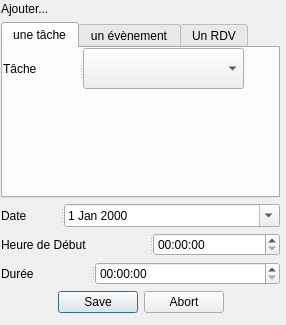
<?xml version="1.0" encoding="UTF-8"?>
<ui version="4.0">
 <class>ajoutProgrammation</class>
 <widget class="QDialog" name="ajoutProgrammation">
  <property name="geometry">
   <rect>
    <x>0</x>
    <y>0</y>
    <width>286</width>
    <height>325</height>
   </rect>
  </property>
  <property name="windowTitle">
   <string>Dialog</string>
  </property>
  <widget class="QWidget" name="layoutWidget">
   <property name="geometry">
    <rect>
     <x>1</x>
     <y>2</y>
     <width>279</width>
     <height>311</height>
    </rect>
   </property>
   <layout class="QVBoxLayout" name="verticalLayout_2">
    <item>
     <widget class="QLabel" name="label">
      <property name="text">
       <string>Ajouter...</string>
      </property>
     </widget>
    </item>
    <item>
     <widget class="QTabWidget" name="selection_type">
      <property name="toolTip">
       <string>&lt;html&gt;&lt;head/&gt;&lt;body&gt;&lt;p&gt;Braou&lt;/p&gt;&lt;/body&gt;&lt;/html&gt;</string>
      </property>
      <property name="currentIndex">
       <number>0</number>
      </property>
      <widget class="QWidget" name="ajoutTache">
       <attribute name="title">
        <string>une tâche</string>
       </attribute>
       <widget class="QWidget" name="layoutWidget">
        <property name="geometry">
         <rect>
          <x>0</x>
          <y>0</y>
          <width>241</width>
          <height>41</height>
         </rect>
        </property>
        <layout class="QVBoxLayout" name="verticalLayout">
         <item>
          <widget class="QSplitter" name="splitter_3">
           <property name="orientation">
            <enum>Qt::Horizontal</enum>
           </property>
           <widget class="QLabel" name="Precedee_Lab_2">
            <property name="text">
             <string>Tâche</string>
            </property>
           </widget>
           <widget class="QComboBox" name="tache_box"/>
          </widget>
         </item>
        </layout>
       </widget>
      </widget>
      <widget class="QWidget" name="ajoutEvent">
       <attribute name="title">
        <string>un évènement</string>
       </attribute>
       <widget class="QWidget" name="layoutWidget">
        <property name="geometry">
         <rect>
          <x>0</x>
          <y>0</y>
          <width>251</width>
          <height>41</height>
         </rect>
        </property>
        <layout class="QVBoxLayout" name="verticalLayout_3">
         <item>
          <widget class="QSplitter" name="splitter_6">
           <property name="orientation">
            <enum>Qt::Horizontal</enum>
           </property>
           <widget class="QLabel" name="Precedee_Lab_3">
            <property name="text">
             <string>Nom</string>
            </property>
           </widget>
           <widget class="QLineEdit" name="nom_evt"/>
          </widget>
         </item>
        </layout>
       </widget>
      </widget>
      <widget class="QWidget" name="AjoutRDV">
       <attribute name="title">
        <string>Un RDV</string>
       </attribute>
       <widget class="QWidget" name="layoutWidget">
        <property name="geometry">
         <rect>
          <x>0</x>
          <y>0</y>
          <width>241</width>
          <height>111</height>
         </rect>
        </property>
        <layout class="QVBoxLayout" name="verticalLayout_4">
         <item>
          <widget class="QLabel" name="label_11">
           <property name="text">
            <string>Pas fonctionnel - ceci est un exemple</string>
           </property>
          </widget>
         </item>
         <item>
          <widget class="QSplitter" name="splitter_10">
           <property name="orientation">
            <enum>Qt::Horizontal</enum>
           </property>
           <widget class="QLabel" name="Precedee_Lab_4">
            <property name="text">
             <string>Avec </string>
            </property>
           </widget>
           <widget class="QLineEdit" name="lineEdit_2"/>
          </widget>
         </item>
         <item>
          <widget class="QSplitter" name="splitter">
           <property name="orientation">
            <enum>Qt::Horizontal</enum>
           </property>
           <widget class="QLabel" name="label_12">
            <property name="text">
             <string>Lieu</string>
            </property>
           </widget>
           <widget class="QLineEdit" name="lineEdit_3"/>
          </widget>
         </item>
        </layout>
       </widget>
      </widget>
     </widget>
    </item>
    <item>
     <widget class="QSplitter" name="splitter_2">
      <property name="orientation">
       <enum>Qt::Horizontal</enum>
      </property>
      <widget class="QLabel" name="label_2">
       <property name="text">
        <string>Date</string>
       </property>
      </widget>
      <widget class="QDateEdit" name="date">
       <property name="calendarPopup">
        <bool>true</bool>
       </property>
      </widget>
     </widget>
    </item>
    <item>
     <widget class="QSplitter" name="splitter_4">
      <property name="orientation">
       <enum>Qt::Horizontal</enum>
      </property>
      <widget class="QLabel" name="label_3">
       <property name="text">
        <string>Heure de Début</string>
       </property>
      </widget>
      <widget class="QTimeEdit" name="heure_debut"/>
     </widget>
    </item>
    <item>
     <widget class="QSplitter" name="splitter_5">
      <property name="orientation">
       <enum>Qt::Horizontal</enum>
      </property>
      <widget class="QLabel" name="label_4">
       <property name="text">
        <string>Durée </string>
       </property>
      </widget>
      <widget class="QTimeEdit" name="duree">
       <property name="inputMethodHints">
        <set>Qt::ImhPreferNumbers|Qt::ImhTime</set>
       </property>
      </widget>
     </widget>
    </item>
    <item>
     <widget class="QDialogButtonBox" name="cancel_ok">
      <property name="autoFillBackground">
       <bool>false</bool>
      </property>
      <property name="standardButtons">
       <set>QDialogButtonBox::Abort|QDialogButtonBox::Save</set>
      </property>
      <property name="centerButtons">
       <bool>true</bool>
      </property>
     </widget>
    </item>
   </layout>
  </widget>
 </widget>
 <tabstops>
  <tabstop>selection_type</tabstop>
 </tabstops>
 <resources/>
 <connections>
  <connection>
   <sender>cancel_ok</sender>
   <signal>accepted()</signal>
   <receiver>ajoutProgrammation</receiver>
   <slot>accept()</slot>
   <hints>
    <hint type="sourcelabel">
     <x>140</x>
     <y>298</y>
    </hint>
    <hint type="destinationlabel">
     <x>142</x>
     <y>162</y>
    </hint>
   </hints>
  </connection>
  <connection>
   <sender>cancel_ok</sender>
   <signal>rejected()</signal>
   <receiver>ajoutProgrammation</receiver>
   <slot>close()</slot>
   <hints>
    <hint type="sourcelabel">
     <x>140</x>
     <y>298</y>
    </hint>
    <hint type="destinationlabel">
     <x>142</x>
     <y>162</y>
    </hint>
   </hints>
  </connection>
 </connections>
</ui>
